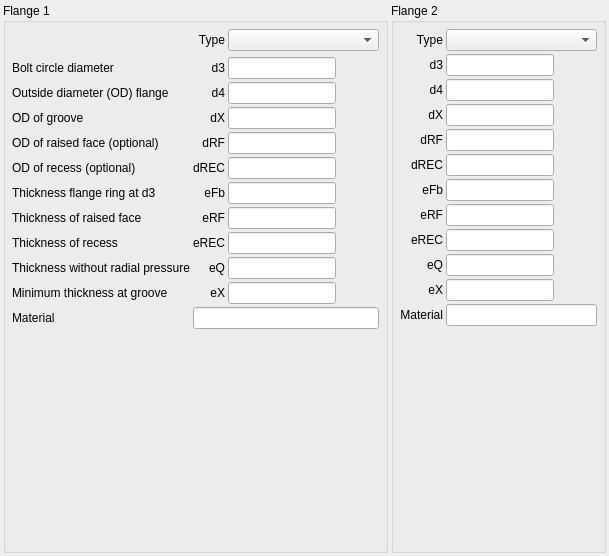
           <widget class="QWidget" name="tabFlangeGeneral">
            <attribute name="title">
             <string>Flange General</string>
            </attribute>
            <layout class="QGridLayout" name="gridLayout_30">
             <property name="leftMargin">
              <number>3</number>
             </property>
             <property name="topMargin">
              <number>3</number>
             </property>
             <property name="rightMargin">
              <number>3</number>
             </property>
             <property name="bottomMargin">
              <number>3</number>
             </property>
             <property name="spacing">
              <number>3</number>
             </property>
             <item row="0" column="0">
              <widget class="QGroupBox" name="gbFlange_1">
               <property name="title">
                <string>Flange 1</string>
               </property>
               <layout class="QGridLayout" name="gridLayout_6">
                <property name="leftMargin">
                 <number>6</number>
                </property>
                <property name="topMargin">
                 <number>6</number>
                </property>
                <property name="rightMargin">
                 <number>6</number>
                </property>
                <property name="bottomMargin">
                 <number>6</number>
                </property>
                <property name="spacing">
                 <number>3</number>
                </property>
                <item row="2" column="1">
                 <widget class="QLabel" name="lbld3_1">
                  <property name="text">
                   <string>d3</string>
                  </property>
                  <property name="alignment">
                   <set>Qt::AlignRight|Qt::AlignTrailing|Qt::AlignVCenter</set>
                  </property>
                 </widget>
                </item>
                <item row="7" column="1">
                 <widget class="QLabel" name="lbleFb_1">
                  <property name="text">
                   <string>eFb</string>
                  </property>
                  <property name="alignment">
                   <set>Qt::AlignRight|Qt::AlignTrailing|Qt::AlignVCenter</set>
                  </property>
                 </widget>
                </item>
                <item row="11" column="2">
                 <widget class="RB_UomLineEdit" name="leeQ_1">
                  <property name="sizePolicy">
                   <sizepolicy hsizetype="Preferred" vsizetype="Fixed">
                    <horstretch>0</horstretch>
                    <verstretch>0</verstretch>
                   </sizepolicy>
                  </property>
                 </widget>
                </item>
                <item row="12" column="2">
                 <widget class="RB_UomLineEdit" name="leeX_1">
                  <property name="sizePolicy">
                   <sizepolicy hsizetype="Preferred" vsizetype="Fixed">
                    <horstretch>0</horstretch>
                    <verstretch>0</verstretch>
                   </sizepolicy>
                  </property>
                 </widget>
                </item>
                <item row="9" column="1">
                 <widget class="QLabel" name="lbleRF_1">
                  <property name="text">
                   <string>eRF</string>
                  </property>
                  <property name="alignment">
                   <set>Qt::AlignRight|Qt::AlignTrailing|Qt::AlignVCenter</set>
                  </property>
                 </widget>
                </item>
                <item row="9" column="2">
                 <widget class="RB_UomLineEdit" name="leeRF_1">
                  <property name="sizePolicy">
                   <sizepolicy hsizetype="Preferred" vsizetype="Fixed">
                    <horstretch>0</horstretch>
                    <verstretch>0</verstretch>
                   </sizepolicy>
                  </property>
                 </widget>
                </item>
                <item row="16" column="1">
                 <spacer name="verticalSpacer_11">
                  <property name="orientation">
                   <enum>Qt::Vertical</enum>
                  </property>
                  <property name="sizeHint" stdset="0">
                   <size>
                    <width>20</width>
                    <height>215</height>
                   </size>
                  </property>
                 </spacer>
                </item>
                <item row="6" column="2">
                 <widget class="RB_UomLineEdit" name="ledREC_1">
                  <property name="sizePolicy">
                   <sizepolicy hsizetype="Preferred" vsizetype="Fixed">
                    <horstretch>0</horstretch>
                    <verstretch>0</verstretch>
                   </sizepolicy>
                  </property>
                 </widget>
                </item>
                <item row="0" column="1">
                 <widget class="QLabel" name="lblTypeFlange_1">
                  <property name="text">
                   <string>Type</string>
                  </property>
                  <property name="alignment">
                   <set>Qt::AlignRight|Qt::AlignTrailing|Qt::AlignVCenter</set>
                  </property>
                 </widget>
                </item>
                <item row="4" column="2">
                 <widget class="RB_UomLineEdit" name="ledX_1">
                  <property name="sizePolicy">
                   <sizepolicy hsizetype="Preferred" vsizetype="Fixed">
                    <horstretch>0</horstretch>
                    <verstretch>0</verstretch>
                   </sizepolicy>
                  </property>
                 </widget>
                </item>
                <item row="3" column="1">
                 <widget class="QLabel" name="lbld4_1">
                  <property name="text">
                   <string>d4</string>
                  </property>
                  <property name="alignment">
                   <set>Qt::AlignRight|Qt::AlignTrailing|Qt::AlignVCenter</set>
                  </property>
                 </widget>
                </item>
                <item row="6" column="1">
                 <widget class="QLabel" name="lbldREC_1">
                  <property name="text">
                   <string>dREC</string>
                  </property>
                  <property name="alignment">
                   <set>Qt::AlignRight|Qt::AlignTrailing|Qt::AlignVCenter</set>
                  </property>
                 </widget>
                </item>
                <item row="2" column="2">
                 <widget class="RB_UomLineEdit" name="led3_1">
                  <property name="sizePolicy">
                   <sizepolicy hsizetype="Preferred" vsizetype="Fixed">
                    <horstretch>0</horstretch>
                    <verstretch>0</verstretch>
                   </sizepolicy>
                  </property>
                 </widget>
                </item>
                <item row="4" column="1">
                 <widget class="QLabel" name="lbldX_1">
                  <property name="text">
                   <string>dX</string>
                  </property>
                  <property name="alignment">
                   <set>Qt::AlignRight|Qt::AlignTrailing|Qt::AlignVCenter</set>
                  </property>
                 </widget>
                </item>
                <item row="3" column="2">
                 <widget class="RB_UomLineEdit" name="led4_1">
                  <property name="sizePolicy">
                   <sizepolicy hsizetype="Preferred" vsizetype="Fixed">
                    <horstretch>0</horstretch>
                    <verstretch>0</verstretch>
                   </sizepolicy>
                  </property>
                 </widget>
                </item>
                <item row="1" column="3" rowspan="2">
                 <spacer name="horizontalSpacer_12">
                  <property name="orientation">
                   <enum>Qt::Horizontal</enum>
                  </property>
                  <property name="sizeHint" stdset="0">
                   <size>
                    <width>40</width>
                    <height>20</height>
                   </size>
                  </property>
                 </spacer>
                </item>
                <item row="5" column="2">
                 <widget class="RB_UomLineEdit" name="ledRF_1">
                  <property name="sizePolicy">
                   <sizepolicy hsizetype="Preferred" vsizetype="Fixed">
                    <horstretch>0</horstretch>
                    <verstretch>0</verstretch>
                   </sizepolicy>
                  </property>
                 </widget>
                </item>
                <item row="10" column="2">
                 <widget class="RB_UomLineEdit" name="leeREC_1">
                  <property name="sizePolicy">
                   <sizepolicy hsizetype="Preferred" vsizetype="Fixed">
                    <horstretch>0</horstretch>
                    <verstretch>0</verstretch>
                   </sizepolicy>
                  </property>
                 </widget>
                </item>
                <item row="10" column="1">
                 <widget class="QLabel" name="lbleREC_1">
                  <property name="text">
                   <string>eREC</string>
                  </property>
                  <property name="alignment">
                   <set>Qt::AlignRight|Qt::AlignTrailing|Qt::AlignVCenter</set>
                  </property>
                 </widget>
                </item>
                <item row="5" column="1">
                 <widget class="QLabel" name="lbldRF_1">
                  <property name="text">
                   <string>dRF</string>
                  </property>
                  <property name="alignment">
                   <set>Qt::AlignRight|Qt::AlignTrailing|Qt::AlignVCenter</set>
                  </property>
                 </widget>
                </item>
                <item row="0" column="2" colspan="2">
                 <widget class="QComboBox" name="cbTypeFlange_1"/>
                </item>
                <item row="12" column="1">
                 <widget class="QLabel" name="lbleX_1">
                  <property name="text">
                   <string>eX</string>
                  </property>
                  <property name="alignment">
                   <set>Qt::AlignRight|Qt::AlignTrailing|Qt::AlignVCenter</set>
                  </property>
                 </widget>
                </item>
                <item row="7" column="2">
                 <widget class="RB_UomLineEdit" name="leeFb_1">
                  <property name="sizePolicy">
                   <sizepolicy hsizetype="Preferred" vsizetype="Fixed">
                    <horstretch>0</horstretch>
                    <verstretch>0</verstretch>
                   </sizepolicy>
                  </property>
                 </widget>
                </item>
                <item row="11" column="1">
                 <widget class="QLabel" name="lbleQ_1">
                  <property name="text">
                   <string>eQ</string>
                  </property>
                  <property name="alignment">
                   <set>Qt::AlignRight|Qt::AlignTrailing|Qt::AlignVCenter</set>
                  </property>
                 </widget>
                </item>
                <item row="2" column="0">
                 <widget class="QLabel" name="label">
                  <property name="text">
                   <string>Bolt circle diameter</string>
                  </property>
                 </widget>
                </item>
                <item row="3" column="0">
                 <widget class="QLabel" name="label_2">
                  <property name="text">
                   <string>Outside diameter (OD) flange</string>
                  </property>
                 </widget>
                </item>
                <item row="4" column="0">
                 <widget class="QLabel" name="label_3">
                  <property name="text">
                   <string>OD of groove</string>
                  </property>
                 </widget>
                </item>
                <item row="5" column="0">
                 <widget class="QLabel" name="label_4">
                  <property name="text">
                   <string>OD of raised face (optional)</string>
                  </property>
                 </widget>
                </item>
                <item row="6" column="0">
                 <widget class="QLabel" name="label_5">
                  <property name="text">
                   <string>OD of recess (optional)</string>
                  </property>
                 </widget>
                </item>
                <item row="7" column="0">
                 <widget class="QLabel" name="label_6">
                  <property name="text">
                   <string>Thickness flange ring at d3</string>
                  </property>
                 </widget>
                </item>
                <item row="9" column="0">
                 <widget class="QLabel" name="label_7">
                  <property name="text">
                   <string>Thickness of raised face</string>
                  </property>
                 </widget>
                </item>
                <item row="10" column="0">
                 <widget class="QLabel" name="label_8">
                  <property name="text">
                   <string>Thickness of recess</string>
                  </property>
                 </widget>
                </item>
                <item row="11" column="0">
                 <widget class="QLabel" name="label_9">
                  <property name="text">
                   <string>Thickness without radial pressure</string>
                  </property>
                 </widget>
                </item>
                <item row="12" column="0">
                 <widget class="QLabel" name="label_10">
                  <property name="text">
                   <string>Minimum thickness at groove</string>
                  </property>
                 </widget>
                </item>
                <item row="14" column="0">
                 <widget class="QLabel" name="lblMaterialFlange_1">
                  <property name="text">
                   <string>Material</string>
                  </property>
                  <property name="alignment">
                   <set>Qt::AlignLeading|Qt::AlignLeft|Qt::AlignVCenter</set>
                  </property>
                 </widget>
                </item>
                <item row="14" column="1" colspan="3">
                 <widget class="RB_IdxLineEdit" name="ileMaterialFlange_1"/>
                </item>
               </layout>
              </widget>
             </item>
             <item row="0" column="2">
              <widget class="QGroupBox" name="gbFlange_2">
               <property name="title">
                <string>Flange 2</string>
               </property>
               <layout class="QGridLayout" name="gridLayout_7">
                <property name="leftMargin">
                 <number>6</number>
                </property>
                <property name="topMargin">
                 <number>6</number>
                </property>
                <property name="rightMargin">
                 <number>6</number>
                </property>
                <property name="bottomMargin">
                 <number>6</number>
                </property>
                <property name="spacing">
                 <number>3</number>
                </property>
                <item row="4" column="1">
                 <widget class="RB_UomLineEdit" name="ledX_2">
                  <property name="sizePolicy">
                   <sizepolicy hsizetype="Preferred" vsizetype="Fixed">
                    <horstretch>0</horstretch>
                    <verstretch>0</verstretch>
                   </sizepolicy>
                  </property>
                 </widget>
                </item>
                <item row="4" column="0">
                 <widget class="QLabel" name="lbldX_2">
                  <property name="text">
                   <string>dX</string>
                  </property>
                  <property name="alignment">
                   <set>Qt::AlignRight|Qt::AlignTrailing|Qt::AlignVCenter</set>
                  </property>
                 </widget>
                </item>
                <item row="8" column="0">
                 <widget class="QLabel" name="lbleRF_2">
                  <property name="text">
                   <string>eRF</string>
                  </property>
                  <property name="alignment">
                   <set>Qt::AlignRight|Qt::AlignTrailing|Qt::AlignVCenter</set>
                  </property>
                 </widget>
                </item>
                <item row="0" column="0">
                 <widget class="QLabel" name="lblTypeFlange_2">
                  <property name="text">
                   <string>Type</string>
                  </property>
                  <property name="alignment">
                   <set>Qt::AlignRight|Qt::AlignTrailing|Qt::AlignVCenter</set>
                  </property>
                 </widget>
                </item>
                <item row="8" column="1">
                 <widget class="RB_UomLineEdit" name="leeRF_2">
                  <property name="sizePolicy">
                   <sizepolicy hsizetype="Preferred" vsizetype="Fixed">
                    <horstretch>0</horstretch>
                    <verstretch>0</verstretch>
                   </sizepolicy>
                  </property>
                 </widget>
                </item>
                <item row="2" column="1">
                 <widget class="RB_UomLineEdit" name="led3_2">
                  <property name="sizePolicy">
                   <sizepolicy hsizetype="Preferred" vsizetype="Fixed">
                    <horstretch>0</horstretch>
                    <verstretch>0</verstretch>
                   </sizepolicy>
                  </property>
                 </widget>
                </item>
                <item row="3" column="1">
                 <widget class="RB_UomLineEdit" name="led4_2">
                  <property name="sizePolicy">
                   <sizepolicy hsizetype="Preferred" vsizetype="Fixed">
                    <horstretch>0</horstretch>
                    <verstretch>0</verstretch>
                   </sizepolicy>
                  </property>
                 </widget>
                </item>
                <item row="9" column="1">
                 <widget class="RB_UomLineEdit" name="leeREC_2">
                  <property name="sizePolicy">
                   <sizepolicy hsizetype="Preferred" vsizetype="Fixed">
                    <horstretch>0</horstretch>
                    <verstretch>0</verstretch>
                   </sizepolicy>
                  </property>
                 </widget>
                </item>
                <item row="3" column="0">
                 <widget class="QLabel" name="lbld4_2">
                  <property name="text">
                   <string>d4</string>
                  </property>
                  <property name="alignment">
                   <set>Qt::AlignRight|Qt::AlignTrailing|Qt::AlignVCenter</set>
                  </property>
                 </widget>
                </item>
                <item row="9" column="0">
                 <widget class="QLabel" name="lbleREC_2">
                  <property name="text">
                   <string>eREC</string>
                  </property>
                  <property name="alignment">
                   <set>Qt::AlignRight|Qt::AlignTrailing|Qt::AlignVCenter</set>
                  </property>
                 </widget>
                </item>
                <item row="7" column="1">
                 <widget class="RB_UomLineEdit" name="leeFb_2">
                  <property name="sizePolicy">
                   <sizepolicy hsizetype="Preferred" vsizetype="Fixed">
                    <horstretch>0</horstretch>
                    <verstretch>0</verstretch>
                   </sizepolicy>
                  </property>
                 </widget>
                </item>
                <item row="2" column="0">
                 <widget class="QLabel" name="lbld3_2">
                  <property name="text">
                   <string>d3</string>
                  </property>
                  <property name="alignment">
                   <set>Qt::AlignRight|Qt::AlignTrailing|Qt::AlignVCenter</set>
                  </property>
                 </widget>
                </item>
                <item row="10" column="0">
                 <widget class="QLabel" name="lbleQ_2">
                  <property name="text">
                   <string>eQ</string>
                  </property>
                  <property name="alignment">
                   <set>Qt::AlignRight|Qt::AlignTrailing|Qt::AlignVCenter</set>
                  </property>
                 </widget>
                </item>
                <item row="7" column="0">
                 <widget class="QLabel" name="lbleFb_2">
                  <property name="text">
                   <string>eFb</string>
                  </property>
                  <property name="alignment">
                   <set>Qt::AlignRight|Qt::AlignTrailing|Qt::AlignVCenter</set>
                  </property>
                 </widget>
                </item>
                <item row="6" column="0">
                 <widget class="QLabel" name="lbldREC_2">
                  <property name="text">
                   <string>dREC</string>
                  </property>
                  <property name="alignment">
                   <set>Qt::AlignRight|Qt::AlignTrailing|Qt::AlignVCenter</set>
                  </property>
                 </widget>
                </item>
                <item row="6" column="1">
                 <widget class="RB_UomLineEdit" name="ledREC_2">
                  <property name="sizePolicy">
                   <sizepolicy hsizetype="Preferred" vsizetype="Fixed">
                    <horstretch>0</horstretch>
                    <verstretch>0</verstretch>
                   </sizepolicy>
                  </property>
                 </widget>
                </item>
                <item row="11" column="0">
                 <widget class="QLabel" name="lbleX_2">
                  <property name="text">
                   <string>eX</string>
                  </property>
                  <property name="alignment">
                   <set>Qt::AlignRight|Qt::AlignTrailing|Qt::AlignVCenter</set>
                  </property>
                 </widget>
                </item>
                <item row="10" column="1">
                 <widget class="RB_UomLineEdit" name="leeQ_2">
                  <property name="sizePolicy">
                   <sizepolicy hsizetype="Preferred" vsizetype="Fixed">
                    <horstretch>0</horstretch>
                    <verstretch>0</verstretch>
                   </sizepolicy>
                  </property>
                 </widget>
                </item>
                <item row="15" column="0">
                 <spacer name="verticalSpacer_3">
                  <property name="orientation">
                   <enum>Qt::Vertical</enum>
                  </property>
                  <property name="sizeHint" stdset="0">
                   <size>
                    <width>20</width>
                    <height>40</height>
                   </size>
                  </property>
                 </spacer>
                </item>
                <item row="11" column="1">
                 <widget class="RB_UomLineEdit" name="leeX_2">
                  <property name="sizePolicy">
                   <sizepolicy hsizetype="Preferred" vsizetype="Fixed">
                    <horstretch>0</horstretch>
                    <verstretch>0</verstretch>
                   </sizepolicy>
                  </property>
                 </widget>
                </item>
                <item row="5" column="1">
                 <widget class="RB_UomLineEdit" name="ledRF_2">
                  <property name="sizePolicy">
                   <sizepolicy hsizetype="Preferred" vsizetype="Fixed">
                    <horstretch>0</horstretch>
                    <verstretch>0</verstretch>
                   </sizepolicy>
                  </property>
                 </widget>
                </item>
                <item row="5" column="0">
                 <widget class="QLabel" name="lbldRF_2">
                  <property name="text">
                   <string>dRF</string>
                  </property>
                  <property name="alignment">
                   <set>Qt::AlignRight|Qt::AlignTrailing|Qt::AlignVCenter</set>
                  </property>
                 </widget>
                </item>
                <item row="0" column="1" colspan="2">
                 <widget class="QComboBox" name="cbTypeFlange_2"/>
                </item>
                <item row="13" column="0">
                 <widget class="QLabel" name="lblMaterialFlange_2">
                  <property name="text">
                   <string>Material</string>
                  </property>
                  <property name="alignment">
                   <set>Qt::AlignRight|Qt::AlignTrailing|Qt::AlignVCenter</set>
                  </property>
                 </widget>
                </item>
                <item row="13" column="1" colspan="2">
                 <widget class="RB_IdxLineEdit" name="ileMaterialFlange_2"/>
                </item>
                <item row="3" column="2">
                 <spacer name="horizontalSpacer_17">
                  <property name="orientation">
                   <enum>Qt::Horizontal</enum>
                  </property>
                  <property name="sizeHint" stdset="0">
                   <size>
                    <width>40</width>
                    <height>20</height>
                   </size>
                  </property>
                 </spacer>
                </item>
               </layout>
              </widget>
             </item>
            </layout>
           </widget>
